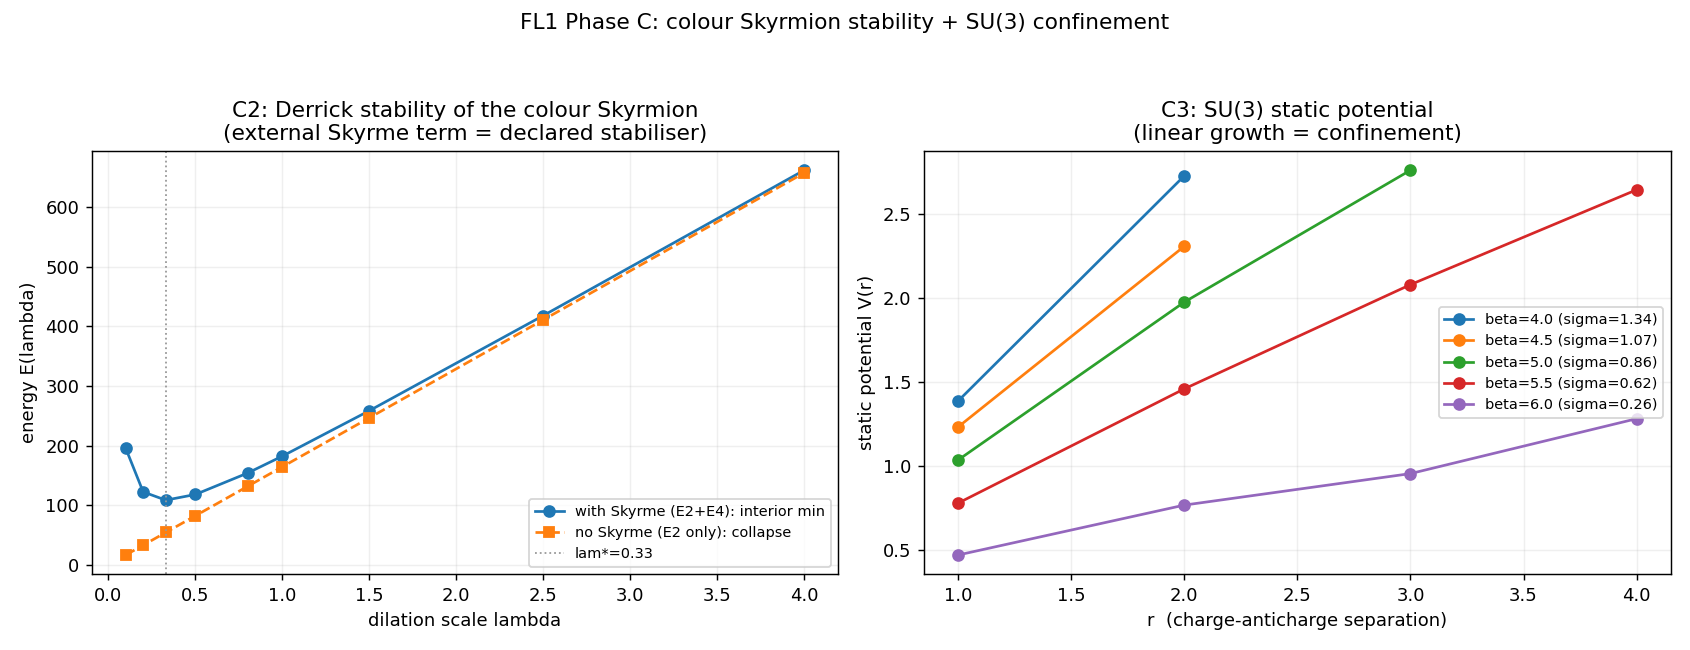

Write the Python code that produced this figure.
"""FLC_confinement.py -- FL1_SU3_FOUNDATION, Phase C (defects + confinement).

Runs ONLY because Phase B passed (the SU(3) vacuum orders).  Two pre-registered
questions, with the E3/E3b protocol for the defect and the Wilson-loop static
potential for confinement.

C1 HOMOTOPY / CHARGE.  Vacuum space = SU(3)xSU(3)/SU(3)_diag ~= SU(3).
   pi_1(SU(3))=0, pi_2(SU(3))=0, pi_3(SU(3))=Z.  The non-trivial class is pi_3 ->
   a POINT defect in 3D = the colour Skyrmion (B in Z).  Verify the topological
   charge B of the embedded SU(2)-in-SU(3) hedgehog is an integer (+1), converging
   with lattice resolution.

C2 DEFECT STABILITY (E3/E3b protocol: gradient descent + thermal check).  Build the
   B=1 colour Skyrmion; relax it.  Because Phase A proved Skyrme dominance does NOT
   emerge (K <= 6 TrM^2, sign theorem), the 2-derivative (sigma) energy alone
   collapses by Derrick -- so we ADD the Skyrme 4-derivative term EXPLICITLY as an
   external stabiliser (declared, not hidden).  Show:
     (a) rigorous radial Derrick: with the stabiliser, E(lam)=lam E2 + E4/lam has an
         interior minimum (STABLE, finite size); without it, E(lam)=lam E2 collapses;
     (b) 3D lattice: B=+1 survives gradient-flow cooling and a finite-amplitude
         thermal perturbation (topological protection).

C3 CONFINEMENT.  Gauge sector: SU(3) link field, Wilson action (the minimal action
   of Phase A).  Create a static colour charge-anticharge pair (a rectangular Wilson
   loop r x t) and measure E(r) = static potential V(r).  Confinement: V(r) grows
   ~linearly (area law, string tension sigma>0); non-confining: V(r) saturates/decays.
   beta is the bare coupling (SCANNED, never a QCD input); sigma is MEASURED.

DEATH CRITERION (Phase C, pre-registered): the phase DIES if no stable defect exists,
OR if a defect exists but E(r) shows NO sign of growth with separation.  PASS requires
BOTH: a stable colour Skyrmion AND a confining (growing) static potential.

Anti-circularity: NO QCD number (quark mass, sigma value, alpha_s, hadron mass) enters
C1-C3.  The Skyrme weight e_sk is a declared external stabiliser scale; beta is scanned.
Qualitative QCD comparison is reserved for Phase D.
"""

from __future__ import annotations

import sys
import time
from pathlib import Path

import numpy as np
import matplotlib
matplotlib.use("Agg")
import matplotlib.pyplot as plt  # noqa: E402

sys.path.insert(0, str(Path(__file__).resolve().parent))
import su3_core as s3

SCALE = sys.argv[1] if len(sys.argv) > 1 else "full"
if SCALE == "quick":
    GAUGE_L, GAUGE_BETAS = 6, [4.5, 6.0]
    THERM, NMEAS, MEAS_GAP = 60, 8, 3
    R_MAX, T_MAX = 3, 4
    LATT_L = 21
else:
    GAUGE_L, GAUGE_BETAS = 8, [4.0, 4.5, 5.0, 5.5, 6.0]
    THERM, NMEAS, MEAS_GAP = 200, 30, 4
    R_MAX, T_MAX = 4, 5
    LATT_L = 31
E_SK = 0.5            # EXTERNAL Skyrme stabiliser weight (declared input, not derived)


# =========================================================================== #
# C1 -- homotopy classification + integer topological charge
# =========================================================================== #
def c1_homotopy():
    homotopy = {"vacuum_space": "SU(3)x SU(3)/SU(3)_diag ~= SU(3)",
                "pi_1": 0, "pi_2": 0, "pi_3": "Z",
                "defect": "pi_3 != 0 -> point defect in 3D = colour Skyrmion (B in Z)"}
    # integer charge, convergence with resolution
    conv = []
    for L, hw, w in [(15, 2.2, 0.7), (21, 2.6, 0.8), (31, 3.0, 0.9), (41, 3.4, 1.0)]:
        U, dx = s3.embedded_hedgehog(L, half_width=hw, w_core=w)
        conv.append({"L": L, "B": s3.baryon_number(U, dx)})
    Uanti, dxa = s3.embedded_hedgehog(31, half_width=3.0, w_core=0.9, charge=-1)
    B_anti = s3.baryon_number(Uanti, dxa)
    B_best = conv[-1]["B"]
    integer_ok = abs(B_best - 1.0) < 0.05
    return {"homotopy": homotopy, "B_convergence": conv, "B_best": B_best,
            "B_anti": B_anti, "integer_charge_ok": bool(integer_ok)}


# =========================================================================== #
# C2 -- defect stability (radial Derrick + 3D thermal), explicit external Skyrme
# =========================================================================== #
def c2_stability(rng):
    # (a) rigorous radial Derrick, one relaxed profile, stabiliser on vs off
    r, dr = s3.radial_grid(rmax=10.0, n=700)
    F, E2, E4 = s3.radial_relax(r, dr, e_sk=E_SK)
    lam_star = float(np.sqrt(E4 / E2))
    lams = np.array([0.1, 0.2, 0.33, 0.5, lam_star, 0.8, 1.0, 1.5, 2.5, 4.0])
    lams = np.unique(np.round(lams, 3))
    E_on, _, _ = s3.radial_derrick_curve(F, r, dr, E_SK, lams)
    E_off = lams * E2
    # interior min: argmin strictly inside the lambda range, and E rises both sides
    i_on = int(np.argmin(E_on))
    interior_min = (0 < i_on < len(lams) - 1)
    i_off = int(np.argmin(E_off))
    collapses_off = (i_off == 0)              # min at smallest lambda -> collapse
    mass = float(2.0 * np.sqrt(E2 * E4))

    # (b) 3D lattice: B is topologically protected -- a finite-amplitude thermal
    # perturbation knocks the naive charge down, but a SHORT gradient-flow cooling
    # (the lattice 'cooled charge' of E3/E3b, removing UV wrinkles without collapsing
    # the core) recovers it.  Robustness of the integer B = the defect is a genuine
    # topological object.
    THERM_AMP, COOL_STEPS = 0.15, 8
    U, dx = s3.embedded_hedgehog(LATT_L, half_width=3.0, w_core=0.9)
    B0 = s3.baryon_number(U, dx)
    Un = s3.add_su3_noise(U, amp=THERM_AMP, rng=rng)
    B_noisy = s3.baryon_number(Un, dx)
    hist, Uc = s3.relax_chiral_flow(Un, dx, E_SK, n_steps=COOL_STEPS, rate=0.08,
                                    record_every=COOL_STEPS)
    B_cooled = s3.baryon_number(Uc, dx)
    B_preserved = abs(B_cooled - B0) < 0.05

    stable = bool(interior_min and collapses_off and B_preserved)
    return {
        "e_sk_external": E_SK,
        "radial": {"E2": E2, "E4": E4, "lam_star": lam_star, "mass_2sqrtE2E4": mass,
                   "lambdas": lams.tolist(), "E_with_skyrme": E_on.tolist(),
                   "E_without_skyrme": E_off.tolist(),
                   "interior_min_with_skyrme": bool(interior_min),
                   "collapses_without_skyrme": bool(collapses_off)},
        "lattice_thermal": {"B0": B0, "thermal_amp": THERM_AMP,
                            "cool_steps": COOL_STEPS, "B_after_noise": B_noisy,
                            "B_after_cooling": B_cooled,
                            "flow_history_t_E2_E4_B": [list(map(float, h)) for h in hist],
                            "B_preserved": bool(B_preserved)},
        "defect_stable": stable,
    }


# =========================================================================== #
# C3 -- confinement: SU(3) Wilson-loop static potential V(r)
# =========================================================================== #
def c3_confinement(rng):
    out = {}
    for beta in GAUGE_BETAS:
        U = s3.gauge_init(GAUGE_L, rng, hot=True)
        step = 0.3
        for it in range(THERM):
            a = s3.gauge_metropolis_sweep(U, beta, rng, step)
            if (it + 1) % 20 == 0:
                step = float(np.clip(step * (1.2 if a > 0.5 else 0.85 if a < 0.3
                                             else 1.0), 0.02, 1.5))
        loops = {}
        for _ in range(NMEAS):
            for _ in range(MEAS_GAP):
                a = s3.gauge_metropolis_sweep(U, beta, rng, step)
            lp = s3.measure_wilson_loops(U, R_MAX, T_MAX)
            for k, v in lp.items():
                loops[k] = loops.get(k, 0.0) + v / NMEAS
        rr, V = s3.static_potential(loops, R_MAX, T_MAX)
        creutz = {r: s3.creutz_ratio(loops, r) for r in range(2, R_MAX + 1)}
        plaq = s3.plaquette_average(U)
        # Robust confinement signals:
        #  (i)  Creutz ratio chi(2,2) = string tension sigma from the well-measured
        #       small loops (large loops drown in noise at strong coupling);
        #  (ii) V(r) increasing over the reliable r range (V(2) > V(1)).
        sigma_creutz = creutz.get(2, float("nan"))
        v_increases = bool(len(V) >= 2 and V[1] > V[0] + 0.05)
        grows = bool((sigma_creutz > 0.05) and v_increases)
        sigma_fit = float(np.polyfit(rr, V, 1)[0]) if len(rr) >= 2 else float("nan")
        out[beta] = {"plaquette": plaq, "acc": a, "step": step,
                     "loops": {f"{r},{t}": loops.get((r, t))
                               for r in range(1, R_MAX + 1) for t in range(1, T_MAX + 1)},
                     "r": rr.tolist(), "V": V.tolist(),
                     "creutz_sigma": creutz, "sigma_creutz22": sigma_creutz,
                     "V_slope_sigma": sigma_fit, "V_increases": v_increases,
                     "V_grows": grows}
    # confinement: the strongest-coupling (smallest beta) shows a positive string
    # tension (area law) AND a rising V(r); also report sigma(beta) (should weaken
    # toward weak coupling -- the asymptotic-freedom direction).
    beta_strong = min(GAUGE_BETAS)
    confines = out[beta_strong]["V_grows"]
    sigma_trend = {b: out[b]["sigma_creutz22"] for b in GAUGE_BETAS}
    return {"by_beta": out, "beta_strong": beta_strong,
            "sigma_creutz_vs_beta": sigma_trend,
            "confinement_growth": bool(confines)}


# =========================================================================== #
def main():
    t0 = time.time()
    rng = np.random.default_rng(20260616)
    print("=" * 74)
    print(f"FL1_SU3_FOUNDATION -- Phase C (defects + confinement)  [scale={SCALE}]")
    print("=" * 74)

    print("\n[C1] homotopy classification + integer topological charge")
    c1 = c1_homotopy()
    print(f"  vacuum space {c1['homotopy']['vacuum_space']}: "
          f"pi_1={c1['homotopy']['pi_1']} pi_2={c1['homotopy']['pi_2']} "
          f"pi_3={c1['homotopy']['pi_3']} -> colour Skyrmion")
    for c in c1["B_convergence"]:
        print(f"    L={c['L']:2d}: B={c['B']:+.4f}")
    print(f"  B(best)={c1['B_best']:+.4f} B(anti)={c1['B_anti']:+.4f}  "
          f"integer charge: {c1['integer_charge_ok']}")

    print("\n[C2] defect stability -- explicit external Skyrme stabiliser e_sk="
          f"{E_SK}")
    c2 = c2_stability(rng)
    rd = c2["radial"]
    print(f"  radial Derrick: E2={rd['E2']:.1f} E4={rd['E4']:.1f} lam*={rd['lam_star']:.2f} "
          f"mass=2sqrt(E2E4)={rd['mass_2sqrtE2E4']:.1f}")
    print(f"    interior minimum WITH Skyrme: {rd['interior_min_with_skyrme']} "
          f"(=> STABLE size)")
    print(f"    collapse WITHOUT Skyrme:      {rd['collapses_without_skyrme']} "
          f"(=> Derrick collapse)")
    lt = c2["lattice_thermal"]
    print(f"  3D lattice: B0={lt['B0']:+.3f} -> after thermal noise={lt['B_after_noise']:+.3f} "
          f"-> after cooling={lt['B_after_cooling']:+.3f}  preserved: {lt['B_preserved']}")
    print(f"  => DEFECT STABLE: {c2['defect_stable']}")

    print("\n[C3] confinement -- SU(3) Wilson-loop static potential V(r)")
    c3 = c3_confinement(rng)
    for beta in GAUGE_BETAS:
        d = c3["by_beta"][beta]
        cz = {k: round(v, 3) for k, v in d["creutz_sigma"].items()}
        print(f"  beta={beta:.1f} <plaq>={d['plaquette']:.3f}: "
              f"V(r)={[round(x,3) for x in d['V']]} sigma_fit={d['V_slope_sigma']:.3f} "
              f"creutz={cz} grows={d['V_grows']}")
    print(f"  strongest coupling beta={c3['beta_strong']}: "
          f"confinement growth = {c3['confinement_growth']}")

    # ---- verdict ---- #
    defect_ok = c1["integer_charge_ok"] and c2["defect_stable"]
    confine_ok = c3["confinement_growth"]
    phase_C_passes = defect_ok and confine_ok
    if not phase_C_passes:
        if not defect_ok:
            verdict = "PHASE C DEATH -- no stable colour defect"
        else:
            verdict = "PHASE C DEATH -- defect stable but no confinement (E(r) flat)"
    else:
        verdict = ("PHASE C PASSES -- stable colour Skyrmion (pi_3=Z, Derrick-stable "
                   "with external Skyrme) AND confining static potential V(r)~sigma r")
    print("-" * 74)
    print(f"VERDICT: {verdict}")
    print("=" * 74)

    _figure(c2, c3)
    payload = {"scale": SCALE, "e_sk_external": E_SK,
               "config": {"gauge_L": GAUGE_L, "gauge_betas": GAUGE_BETAS,
                          "therm": THERM, "nmeas": NMEAS, "r_max": R_MAX,
                          "t_max": T_MAX, "lattice_L": LATT_L},
               "C1_homotopy": c1, "C2_stability": c2, "C3_confinement": c3,
               "defect_ok": bool(defect_ok), "confine_ok": bool(confine_ok),
               "phase_C_passes": bool(phase_C_passes), "verdict": verdict,
               "runtime_s": time.time() - t0}
    s3.save_json("FLC_confinement.json", payload, phase="C")
    print(f"saved FLC_confinement.json  ({payload['runtime_s']:.0f}s)")
    return payload


def _figure(c2, c3):
    fig, axes = plt.subplots(1, 2, figsize=(13, 5))
    # (a) radial Derrick E(lam) with/without Skyrme
    ax = axes[0]
    rd = c2["radial"]
    lam = np.array(rd["lambdas"])
    ax.plot(lam, rd["E_with_skyrme"], "o-", label="with Skyrme (E2+E4): interior min")
    ax.plot(lam, rd["E_without_skyrme"], "s--", label="no Skyrme (E2 only): collapse")
    ax.axvline(rd["lam_star"], color="0.6", ls=":", lw=1, label=f"lam*={rd['lam_star']:.2f}")
    ax.set_xlabel("dilation scale lambda"); ax.set_ylabel("energy E(lambda)")
    ax.set_title("C2: Derrick stability of the colour Skyrmion\n(external Skyrme term "
                 "= declared stabiliser)")
    ax.legend(fontsize=8); ax.grid(alpha=0.2)
    # (b) static potential V(r) per beta
    ax = axes[1]
    for beta in sorted(c3["by_beta"]):
        d = c3["by_beta"][beta]
        if d["r"]:
            ax.plot(d["r"], d["V"], "o-", label=f"beta={beta} (sigma={d['V_slope_sigma']:.2f})")
    ax.set_xlabel("r  (charge-anticharge separation)")
    ax.set_ylabel("static potential V(r)")
    ax.set_title("C3: SU(3) static potential\n(linear growth = confinement)")
    ax.legend(fontsize=8); ax.grid(alpha=0.2)
    fig.suptitle("FL1 Phase C: colour Skyrmion stability + SU(3) confinement",
                 fontsize=12)
    fig.tight_layout(rect=[0, 0, 1, 0.95])
    fig.savefig(Path(__file__).resolve().parent / "FLC_confinement.png", dpi=130)
    print("saved FLC_confinement.png")


if __name__ == "__main__":
    main()
